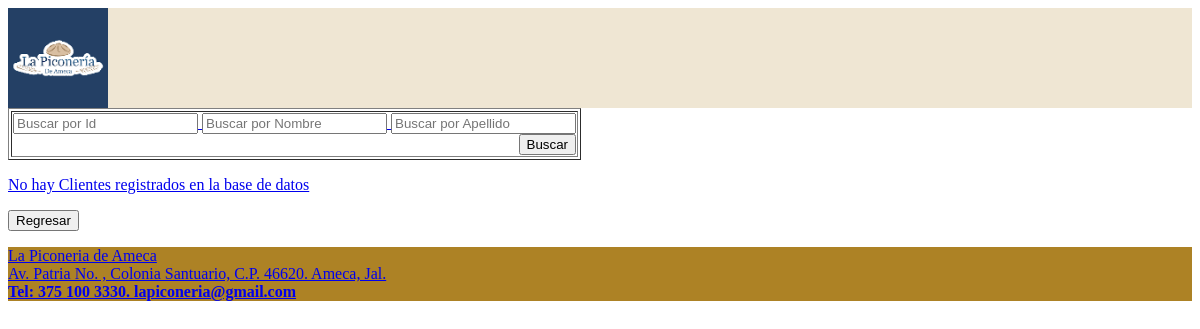
The page /listClientes.php on the database as committed earlier.
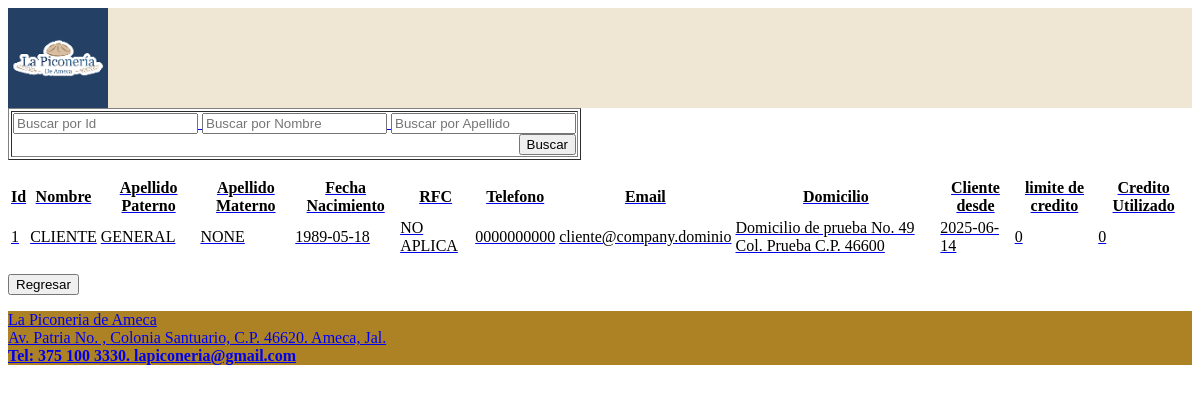
The same page on the database as committed later.
### tables this page shows
CREATE TABLE `Cliente` (
  `Id_Cliente` int AUTO_INCREMENT PRIMARY KEY,
  `Rfc` varchar(16),
  `Nombre` varchar(30) NOT NULL,
  `A_paterno` varchar(30),
  `A_Materno` varchar(30),
  `Fecha_Registro` date DEFAULT NULL,
  `Fecha_Nacimiento` date DEFAULT NULL,
  `Telefono` varchar(12),
  `Email` varchar(30),
  `Domicilio` varchar(50),
  `Limite_Credito` DOUBLE NOT NULL,
  `Credito_Usado` DOUBLE NOT NULL
);

### clases/connection.php (called while the page is built)
<?php
class DB {
   private $server;
   private $host;
   private $db;
   private $user;
   private $psw;
   private $charset;
   public function __construct() {
      $this-> server  = 'mysql';
      $this-> host   = 'localhost';
      $this-> db     = 'comerciored';
      $this-> user   = 'root';
      $this-> psw    = '';
      $this-> charset= 'utf8mb4';
   }
   function connect() {
      try{
         $conexion = $this->server.':host='.$this->host.'; dbname='.$this->db.'; chartset='.$this->charset;
         $options = [
            PDO::ATTR_ERRMODE          => PDO::ERRMODE_EXCEPTION,
            PDO::ATTR_EMULATE_PREPARES => false,
         ];
         $pdo = new PDO($conexion, $this->user, $this->psw, $options);
         return $pdo;
      }catch(PDOException $e){
         print_r('Error de conexion: ' . $e->getMessage());
      }
   }
 }
?>

### clases/cliente.php (called while the page is built, shortened)
<?php
include_once 'connection.php';
class Cliente extends DB {
	public function listar(){
		$query = $this->connect()->prepare('SELECT * FROM cliente');
		$query->execute();
		return $query->fetchAll(PDO::FETCH_ASSOC);
	}
}
?>

### listClientes.php (the view, shortened to what this page needs)
<?php
$filtro1 = $_POST['FiltarId'];
$filtro2 = $_POST['FiltarNom'];
$filtro3 = $_POST['FiltarPater'];
$filtro4 = $_POST['FiltarMater'];
$filtro5 = $_POST['FiltarFechaR'];
$filtro6 = $_POST['FiltarFechaN'];
?>
<html>
    <head>
    </head>
    <body>
            <?php include_once 'modulos/mdl_header.php'; ?>
              <form method="post" action="listClientes.php" name="form_filtro_clientes" id="form_filtro_clientes" style="align-items: center; background:rgba(0,0,0,0.0);">
                <table class="table-primary"  border="1">
              <tr>
                <td width="100%" style="text-align: right;">
                  <input name="FiltarId" type="text"  placeholder="Buscar por Id" id ="FiltarId" onKeyUp="document.getElementById(this.id).value=document.getElementById(this.id).value.toUpperCase()" >
                  <input name="FiltarNom" type="text" title="Busqueda por Nombre"  placeholder="Buscar por Nombre" id ="FiltarNom" onKeyUp="document.getElementById(this.id).value=document.getElementById(this.id).value.toUpperCase()" >
                  <input name="FiltarPater" type="text" title="Busqueda por Apellido" placeholder="Buscar por Apellido" id ="FiltarPater" onKeyUp="document.getElementById(this.id).value=document.getElementById(this.id).value.toUpperCase()">
                      <br>
                      <input type="submit" value="Buscar">
                </td>
              </tr>
            </table>
          </form>
                 <form method="post" action="" name="frm_listCliente" id="frm_listCliente" style="width: auto; height: auto;">
                     <?php
  include_once 'clases/cliente.php';
  $varC = new Cliente();
  $clientes = $varC->listar();
  if($clientes){
    echo "
      <table class='table table-bordered border-primary table-hover'><thead>
      <tr>
        <th style='text-align:center'>Id</th>
        <th style='text-align:center'>Nombre</th>
        <th style='text-align:center'>Apellido Paterno</th>
        <th style='text-align:center'>Apellido Materno</th>
        <th style='text-align:center'>Fecha Nacimiento</th>
         <th style='text-align:center'>RFC</th>
        <th style='text-align:center'>Telefono</th>
        <th style='text-align:center'>Email</th>
        <th style='text-align:center'>Domicilio</th>
        <th style='text-align:center'>Cliente desde</th>
        <th style='text-align:center'>limite de credito</th>
        <th style='text-align:center'>Credito Utilizado</th>
      </tr></thead>";
      if($filtro1 || $filtro2 || $filtro3 || $filtro4 || $filtro5 || $filtro6){
        foreach ($clientes as $cliente) {
          if($filtro1 == $cliente['Id_Cliente'] || $filtro2 == $cliente['Nombre'] || $filtro3 == $cliente['A_paterno'] || $filtro4 == $cliente['A_Materno'] || $filtro5 == $cliente['Fecha_Registro'] || $filtro6 == $cliente['Fecha_Nacimiento']){
            echo "<tr>
            <td>".$cliente['Id_Cliente']."</td>
            <td>".$cliente['Nombre']."</td>
            <td>".$cliente['A_paterno']."</td>
            <td>".$cliente['A_Materno']."</td>
            <td>".$cliente['Fecha_Nacimiento']."</td>
            <td>".$cliente['Rfc']."</td>
            <td>".$cliente['Telefono']."</td>
            <td>".$cliente['Email']."</td>
            <td>".$cliente['Domicilio']."</td>
            <td>".$cliente['Fecha_Registro']."</td>
            <td>".$cliente['Limite_Credito']."</td>
             <td>".$cliente['Credito_Usado']."</td>
            </tr>";
          }
        }
      }else{
          foreach ($clientes as $cliente) {
           echo "<tr>
            <td>".$cliente['Id_Cliente']."</td>
            <td>".$cliente['Nombre']."</td>
            <td>".$cliente['A_paterno']."</td>
            <td>".$cliente['A_Materno']."</td>
            <td>".$cliente['Fecha_Nacimiento']."</td>
            <td>".$cliente['Rfc']."</td>
            <td>".$cliente['Telefono']."</td>
            <td>".$cliente['Email']."</td>
            <td>".$cliente['Domicilio']."</td>
            <td>".$cliente['Fecha_Registro']."</td>
            <td>".$cliente['Limite_Credito']."</td>
             <td>".$cliente['Credito_Usado']."</td>
            </tr>";
        }
      }
    echo "</table>";
  }
  else{
    echo " <p>No hay Clientes registrados en la base de datos</p>";
  }
?>
           </form>
 <input type="button" onClick="location='menuAdmin.php'" value="Regresar" />
            <?php include_once 'modulos/mdl_footer.php'; ?>
    </body>
</html>

### modulos/mdl_header.php (shortened to what this page needs)
<nav class="navbar" style="background-color: rgba(173, 130, 37, 0.2);" data-bs-theme="light">
 <a class="navbar-brand" href="#">
    <img id ="logotipo" src="img/Logotipo.png" height="100" width="100"/>
</nav>

### modulos/mdl_footer.php
<footer class="text-center text-white fixed-bottom" style="background-color:rgb(173, 130, 37);">
  <p>La Piconeria de Ameca<br>
    Av. Patria No. , Colonia Santuario, C.P. 46620. Ameca, Jal. <br>
    <b>Tel: 375 100 3330. lapiconeria@gmail.com</p>
</footer>

Rows that differ between the two databases and show on the page:
added cliente: Id_Cliente "1", Nombre "CLIENTE", A_paterno "GENERAL", A_Materno "NONE", Fecha_Nacimiento "1989-05-18", Rfc "NO APLICA", Telefono "0000000000", Email "cliente@company.dominio", Domicilio "Domicilio de prueba No. 49 Col. Prueba C.P. 46600", Fecha_Registro "2025-06-14", Limite_Credito "0", Credito_Usado "0"
Other text that changed with them:
text no longer shown: "No hay Clientes registrados en la base de datos"
text now shown: "Id Nombre Apellido Paterno Apellido Materno Fecha Nacimiento RFC Telefono Email Domicilio Cliente desde limite de credito Credito Utilizado"
